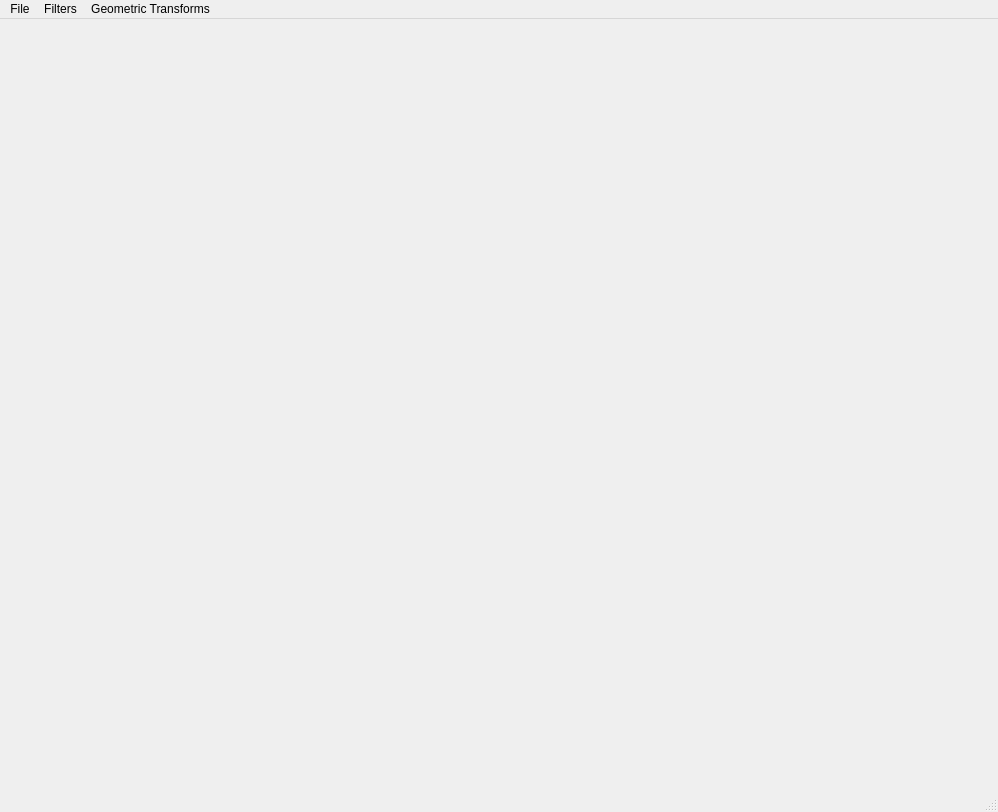
<?xml version="1.0" encoding="UTF-8"?>
<ui version="4.0">
 <class>MainWindow</class>
 <widget class="QMainWindow" name="MainWindow">
  <property name="geometry">
   <rect>
    <x>0</x>
    <y>0</y>
    <width>998</width>
    <height>812</height>
   </rect>
  </property>
  <property name="windowTitle">
   <string>Filtering &amp; Geometric Transforms</string>
  </property>
  <widget class="QWidget" name="centralwidget">
   <layout class="QHBoxLayout" name="horizontalLayout">
    <item alignment="Qt::AlignHCenter|Qt::AlignVCenter">
     <widget class="QLabel" name="label">
      <property name="text">
       <string/>
      </property>
     </widget>
    </item>
   </layout>
  </widget>
  <widget class="QMenuBar" name="menubar">
   <property name="geometry">
    <rect>
     <x>0</x>
     <y>0</y>
     <width>998</width>
     <height>23</height>
    </rect>
   </property>
   <widget class="QMenu" name="menuFile">
    <property name="title">
     <string>File</string>
    </property>
    <addaction name="actionOpen"/>
    <addaction name="actionSave"/>
    <addaction name="actionExit"/>
   </widget>
   <widget class="QMenu" name="menuFilters">
    <property name="title">
     <string>Filters</string>
    </property>
    <widget class="QMenu" name="menuAverage_Filters">
     <property name="title">
      <string>Average Filters</string>
     </property>
     <addaction name="gaussian3x3"/>
     <addaction name="gaussian5x5"/>
     <addaction name="gaussian7x7"/>
     <addaction name="gaussian9x9"/>
     <addaction name="gaussian11x11"/>
     <addaction name="gaussian13x13"/>
     <addaction name="gaussian15x15"/>
    </widget>
    <widget class="QMenu" name="menuGaussian_Filters">
     <property name="title">
      <string>Gaussian Filters</string>
     </property>
     <addaction name="action3x3_3"/>
     <addaction name="action5x5_2"/>
     <addaction name="action7x7_2"/>
     <addaction name="action9x9_2"/>
     <addaction name="action11x11_2"/>
     <addaction name="action13x13_2"/>
     <addaction name="action15x15_2"/>
    </widget>
    <widget class="QMenu" name="menuMedian_Filters">
     <property name="title">
      <string>Median Filters</string>
     </property>
     <addaction name="median3x3"/>
     <addaction name="median5x5"/>
     <addaction name="median7x7"/>
     <addaction name="median9x9"/>
     <addaction name="median11x11"/>
     <addaction name="median13x13"/>
     <addaction name="median15x15"/>
    </widget>
    <addaction name="menuAverage_Filters"/>
    <addaction name="menuGaussian_Filters"/>
    <addaction name="menuMedian_Filters"/>
   </widget>
   <widget class="QMenu" name="menuGeometric_Transforms">
    <property name="title">
     <string>Geometric Transforms</string>
    </property>
    <widget class="QMenu" name="menuRotate">
     <property name="title">
      <string>Rotate</string>
     </property>
     <addaction name="rotate_10_degree_right"/>
     <addaction name="rotate_10_degree_left"/>
    </widget>
    <widget class="QMenu" name="menuScale">
     <property name="title">
      <string>Scale</string>
     </property>
     <addaction name="scale2x"/>
     <addaction name="scale1_2x"/>
    </widget>
    <widget class="QMenu" name="menuTranslate">
     <property name="title">
      <string>Translate</string>
     </property>
     <addaction name="translateRight"/>
     <addaction name="translateLeft"/>
    </widget>
    <addaction name="menuRotate"/>
    <addaction name="menuScale"/>
    <addaction name="menuTranslate"/>
   </widget>
   <addaction name="menuFile"/>
   <addaction name="menuFilters"/>
   <addaction name="menuGeometric_Transforms"/>
  </widget>
  <widget class="QStatusBar" name="statusbar"/>
  <action name="actionOpen">
   <property name="text">
    <string>Open</string>
   </property>
  </action>
  <action name="actionSave">
   <property name="text">
    <string>Save</string>
   </property>
  </action>
  <action name="actionExit">
   <property name="text">
    <string>Exit</string>
   </property>
  </action>
  <action name="gaussian3x3">
   <property name="text">
    <string>3x3</string>
   </property>
  </action>
  <action name="gaussian5x5">
   <property name="text">
    <string>5x5</string>
   </property>
  </action>
  <action name="gaussian7x7">
   <property name="text">
    <string>7x7</string>
   </property>
  </action>
  <action name="gaussian9x9">
   <property name="text">
    <string>9x9</string>
   </property>
  </action>
  <action name="gaussian11x11">
   <property name="text">
    <string>11x11</string>
   </property>
  </action>
  <action name="gaussian13x13">
   <property name="text">
    <string>13x13</string>
   </property>
  </action>
  <action name="gaussian15x15">
   <property name="text">
    <string>15x15</string>
   </property>
  </action>
  <action name="action3x3_3">
   <property name="text">
    <string>3x3</string>
   </property>
  </action>
  <action name="action5x5_2">
   <property name="text">
    <string>5x5</string>
   </property>
  </action>
  <action name="action7x7_2">
   <property name="text">
    <string>7x7</string>
   </property>
  </action>
  <action name="action9x9_2">
   <property name="text">
    <string>9x9</string>
   </property>
  </action>
  <action name="action11x11_2">
   <property name="text">
    <string>11x11</string>
   </property>
  </action>
  <action name="action13x13_2">
   <property name="text">
    <string>13x13</string>
   </property>
  </action>
  <action name="action15x15_2">
   <property name="text">
    <string>15x15</string>
   </property>
  </action>
  <action name="median3x3">
   <property name="text">
    <string>3x3</string>
   </property>
  </action>
  <action name="median5x5">
   <property name="text">
    <string>5x5</string>
   </property>
  </action>
  <action name="median7x7">
   <property name="text">
    <string>7x7</string>
   </property>
  </action>
  <action name="median9x9">
   <property name="text">
    <string>9x9</string>
   </property>
  </action>
  <action name="median11x11">
   <property name="text">
    <string>11x11</string>
   </property>
  </action>
  <action name="median13x13">
   <property name="text">
    <string>13x13</string>
   </property>
  </action>
  <action name="median15x15">
   <property name="text">
    <string>15x15</string>
   </property>
  </action>
  <action name="rotate_10_degree_right">
   <property name="text">
    <string>Rotate 10 Degree Right</string>
   </property>
  </action>
  <action name="rotate_10_degree_left">
   <property name="text">
    <string>Rotate 10 Degree Left</string>
   </property>
  </action>
  <action name="scale2x">
   <property name="text">
    <string>2x</string>
   </property>
  </action>
  <action name="scale1_2x">
   <property name="text">
    <string>1/2x</string>
   </property>
  </action>
  <action name="translateRight">
   <property name="text">
    <string>Right</string>
   </property>
  </action>
  <action name="translateLeft">
   <property name="text">
    <string>Left</string>
   </property>
  </action>
 </widget>
 <resources/>
 <connections/>
</ui>
